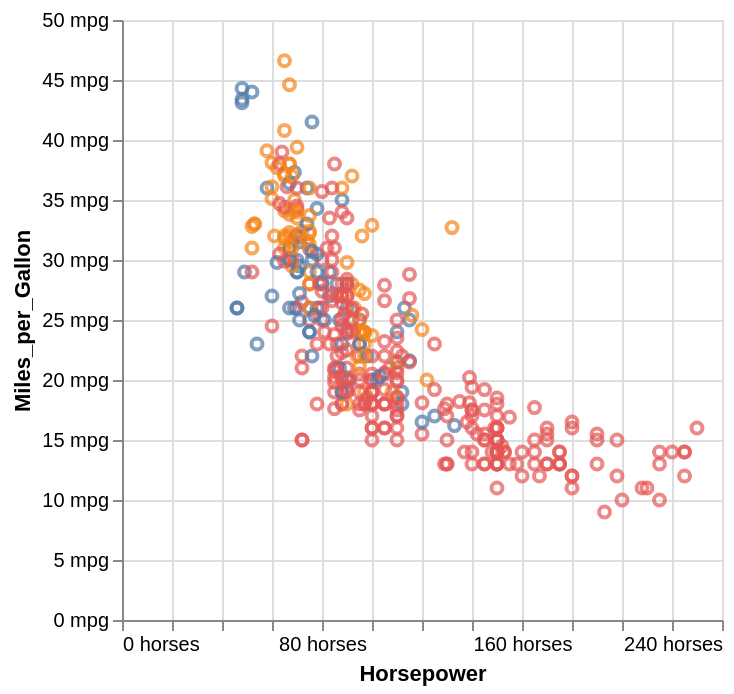

Express this chart as Vega-Lite.
### Vega-Lite specification from a JSON file in a GitHub repository (floating-point values rounded to 4 significant figures; data arrays with more than 128 entries replaced by an {"elided": "..."} marker saying what was removed)
{"$schema": "https://vega.github.io/schema/vega-lite/v5.json", "data": {"values": {"elided": "406 records"}}, "encoding": {"color": {"field": "Origin", "legend": null, "type": "nominal"}, "x": {"axis": {"labelExpr": "datum.label + ' horses'"}, "field": "Horsepower", "type": "quantitative"}, "y": {"axis": {"labelExpr": "datum.label+' mpg'"}, "field": "Miles_per_Gallon", "type": "quantitative"}}, "mark": "point"}
